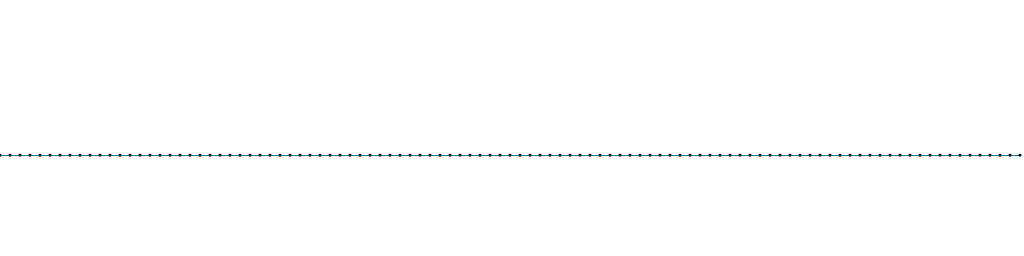
Frame 1 (no input)
Frame 60 (the mouse pressed at the canvas centre just before this capture): identical to frame 1, image omitted
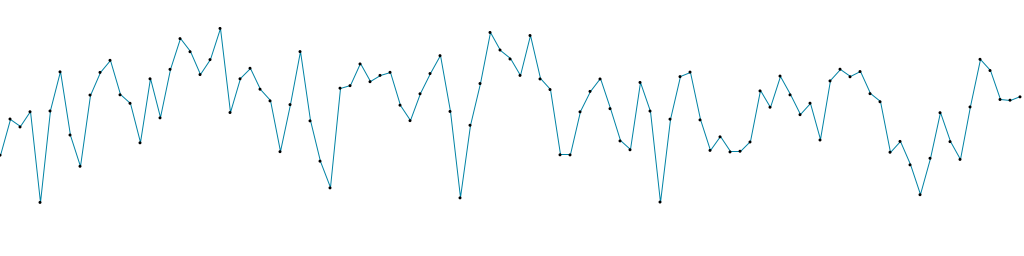
Frame 120 (the mouse held since frame 60 and released just before this capture)

The Processing sketch that drew these frames (run headless with seeded random() and noise(); from frame 60 on, the mouse is pressed at the canvas centre):

// Processing sketch: noise1
// ── noise1.pde

void setup(){
  size(1024,256);
  
  smooth();
}

void draw(){
  background(255);
  
  stroke(0,130,164);
  strokeWeight(1);
  strokeJoin(ROUND);
  noFill();
  
  int noiseXRange = mouseX/10;
  println("noiseXRange: 0-"+noiseXRange);
  
  beginShape();
  for (int x = 0; x < width; x+=10){
    float noiseX = map(x, 0,width, 0,noiseXRange);
    float y = noise(noiseX) * height;
    vertex(x,y);
  }
  endShape();
  
  
    // dots
  noStroke();
  fill(0);

  for (int x = 0; x < width; x+=10) {
    float noiseX = map(x, 0,width, 0,noiseXRange);
    float y = noise(noiseX) * height;   
    ellipse(x,y,3,3);
  }
}

void mouseReleased() {
  noiseSeed((int) random(100000));
}
